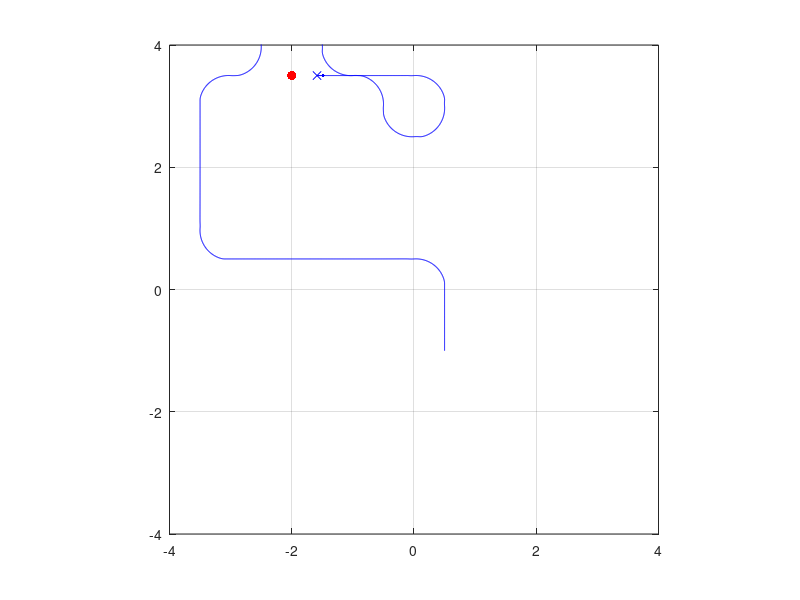

MATLAB code for this plot:
%%
% Distance traveled into the room before choosing next room
indist = 0.1;

% Initial conditions
X0 = [0.5, -1, pi/2];
V0 = [1, 0];
Xt = X0 + [0, indist, 0];
inroom = 1;

% Get next state from current state and control inputs
Xp = @(X, C, dt) [C(1)*cos(X(3) + C(2)/2*dt)*dt, C(1)*sin(X(3) + C(2)/2*dt)*dt, C(2)*dt];

% Robot parameters
kp = 30;
Vmax = [1, 6];

% Direction indicator length
al = 0.1;

% Setup
dt = 0.01;
X = X0;
V = V0;
th = [];
dth = [];
plotper = 1/30;
lastplot = -inf;


% Simulation loop
for t = 0:dt:20
    % Current position + noise, target position
    p0 = X(end, :) + (rand(1, 3)-.5).*(rand(1, 3) > 0.8)*0.0;
    p1 = Xt(1:2);
    
    % Get tangent direction for arc between current point and target point
    thp = atan2(p1(2) - p0(2), p1(1) - p0(1));
    th(end+1) = 2*thp - Xt(3);
    
    % Proportional feedback on direction, only move forward when direction
    % is correct
    dth(end+1) = mod(th(end) - p0(3) + pi, 2*pi) - pi;
    Vnew = [0, 0];
    Vnew(1) = max(Vmax(1)*cos(dth(end)), 0);
    Vnew(2) = min(max(kp*dth(end), -Vmax(2)), Vmax(2));
    
    % New state
    V(end+1, :) = Vnew + Vmax.*(rand(1, 2)-.5)*0.0;
    X(end+1, :) = X(end, :) + Xp(X(end, :), V(end, :), dt);
    
    % Update target point when current target reached
    if sqrt(sum((p1 - p0(1:2)).^2)) < 0.01
        r = ceil(rand()*3);
        R = [cos(Xt(3)), -sin(Xt(3)); sin(Xt(3)), cos(Xt(3))];
        if inroom
            switch r
                case 1
                    Xt = Xt + [(R*[0.5-indist; 0.5])', pi/2];
                case 2
                    Xt = Xt + [(R*[1-indist; 0])', 0];
                case 3
                    Xt = Xt + [(R*[0.5-indist; -0.5])', -pi/2];
            end
            inroom = 0;
        else
            Xt = Xt + [(R*[indist; 0])', 0];
            inroom = 1;
        end
    end
    
    % Plot simulation
    if t > lastplot + plotper
        plot(X(:, 1), X(:, 2), 'b-', ...
            X(end, 1), X(end, 2), 'b.', ...
            [X(end, 1); X(end, 1) + al*cos(X(end, 3))], [X(end, 2), X(end, 2) + al*sin(X(end, 3))], 'b-', ...
            X(end, 1) + al*cos(X(end, 3)), X(end, 2) + al*sin(X(end, 3)), 'bx', ...
            Xt(end, 1), Xt(end, 2), 'r.', ...
            'MarkerSize', 20);
        axis square;
        axis([-4, 4, -4, 4]);
        %axis([.9, 1.1, -0.1, 0.1]);
        grid on;
        drawnow;
        lastplot = t;
        pause(plotper);
    end
end
